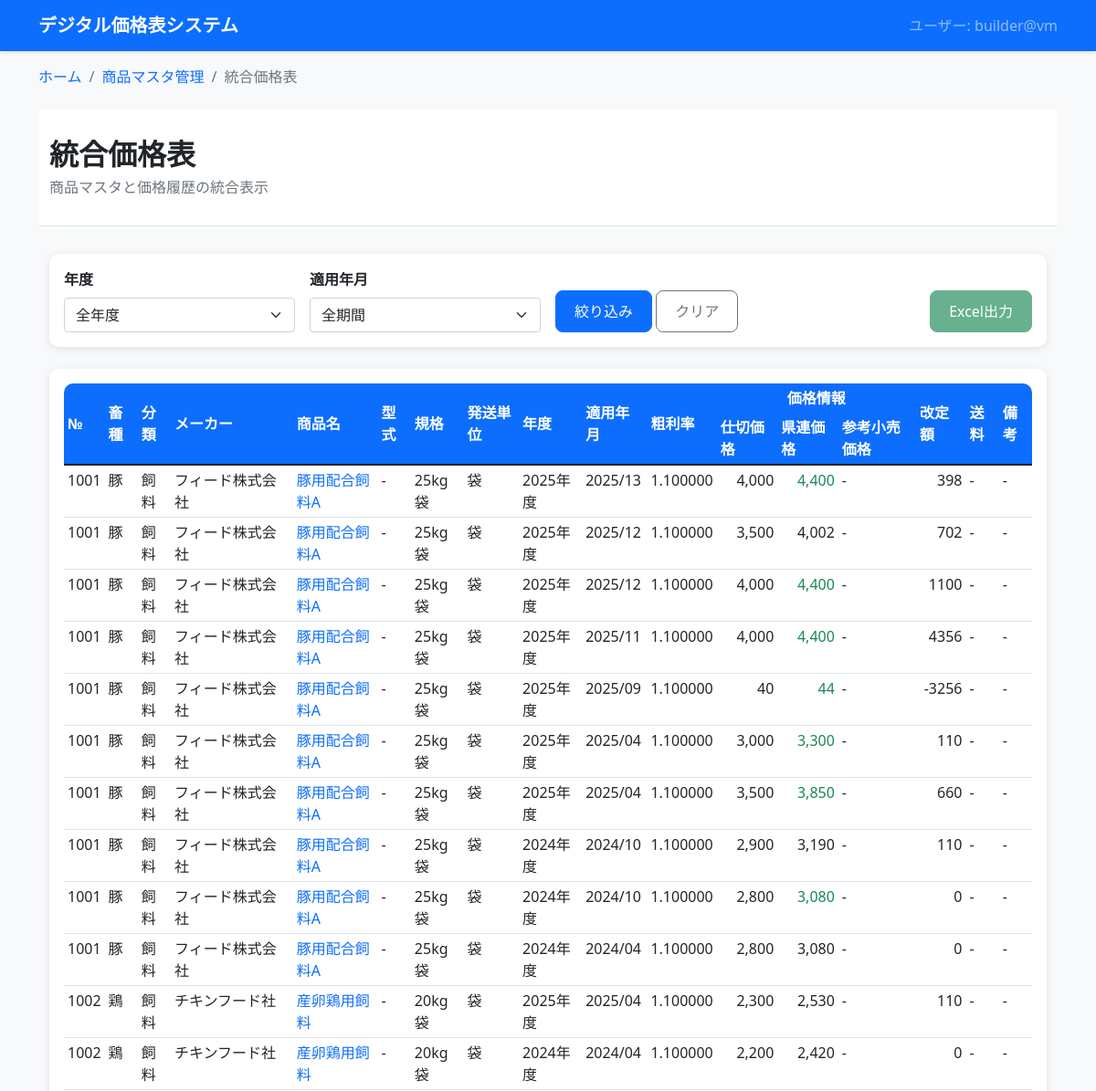
/products/integrated-pricelist/ (upper part), run on an earlier commit of the app's database.
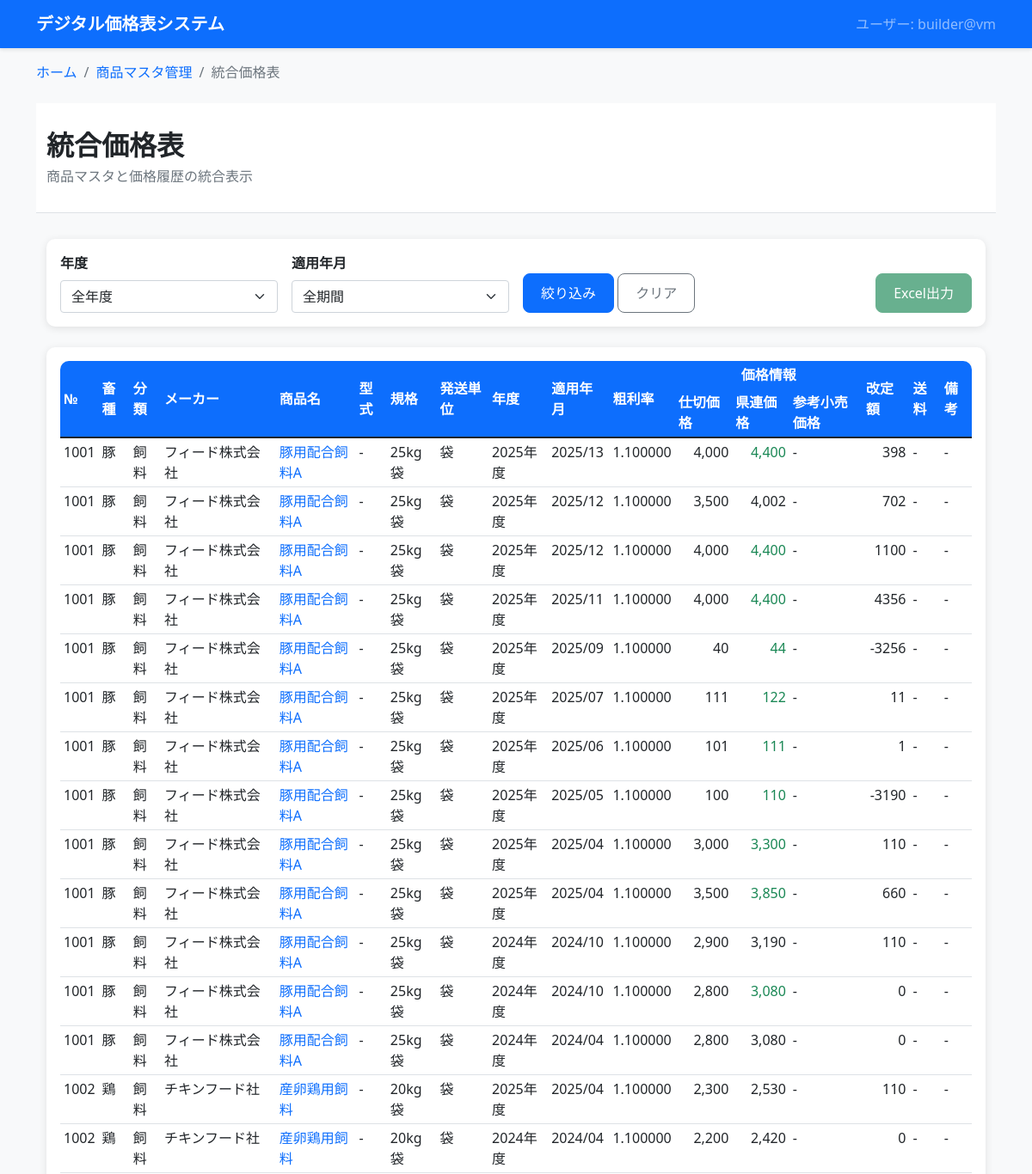
And on a later commit of the database.
### dashboard/products_master/models.py (models this page shows, shortened)
class PriceHistory(models.Model):
    product = models.ForeignKey(Product, on_delete=models.CASCADE, verbose_name='商品', related_name='price_histories')
    period_year = models.IntegerField('年度', help_text='2025年度 = 2025/04～2026/03')
    effective_year_month = models.CharField('適用年月', max_length=7, help_text='YYYY/MM形式')  # 2025/03
    gross_margin_rate = models.DecimalField('粗利率', max_digits=10, decimal_places=6, validators=[MinValueValidator(Decimal('0'))], help_text='前年度最終県連価格÷年度初め仕切価格（年度初めに1度計算、年度中は固定）')
    wholesale_price = models.CharField('仕切価格', max_length=50, help_text='メーカーからの仕入価格（"都度見積"等の文字列含む）')
    kenren_price = models.CharField('県連価格', max_length=50, blank=True, null=True, help_text='nullなら粗利率×仕切価格で自動計算、値があるならその値を表示（"都度見積"等の文字列含む）')
    retail_price = models.CharField('参考小売価格', max_length=50, blank=True, null=True, help_text='一般商流での参考価格（"オープン"等の文字列含む）')
    revision_amount = models.DecimalField('改定額', max_digits=12, decimal_places=0, default=0, help_text='県連価格の前月からの変動額')
    revision_reason = models.TextField('改定理由', blank=True, null=True)
    is_active = models.BooleanField('有効', default=True, help_text='無効にすると論理削除されます')
    deleted_at = models.DateTimeField('削除日時', null=True, blank=True)
    created_at = models.DateTimeField('作成日時', auto_now_add=True)
    updated_at = models.DateTimeField('更新日時', auto_now=True)
    class Meta:
        verbose_name = '価格改定履歴'
        verbose_name_plural = '価格改定履歴'
        ordering = ['-effective_year_month', 'product__product_number']
        indexes = [
            models.Index(fields=['period_year', 'product']),
        ]

class Product(models.Model):
    product_number = models.IntegerField('商品番号', unique=True, help_text='システム自動採番の商品番号')
    product_code = models.CharField('商品コード', max_length=50, blank=True, null=True, help_text='ユーザー管理用の商品コード')
    livestock_type = models.CharField('畜種', max_length=50)
    category = models.CharField('分類', max_length=100)
    manufacturer = models.CharField('メーカー', max_length=100)
    product_name = models.CharField('商品名', max_length=200)
    model_number = models.CharField('型式', max_length=100, blank=True, null=True)
    specification = models.CharField('規格', max_length=100, blank=True, null=True)
    shipping_unit = models.CharField('発送単位', max_length=50)
    shipping_fee = models.CharField('送料', max_length=100, blank=True, null=True)
    remarks = models.TextField('備考', blank=True, null=True)
    is_active = models.BooleanField('有効', default=True, help_text='無効にすると論理削除されます')
    deleted_at = models.DateTimeField('削除日時', null=True, blank=True)
    created_at = models.DateTimeField('作成日時', auto_now_add=True)
    updated_at = models.DateTimeField('更新日時', auto_now=True)
    objects = models.Manager()  # デフォルトマネージャー（全て）
    active_objects = ActiveProductManager()  # 有効な商品のみ
    class Meta:
        verbose_name = '商品マスタ'
        verbose_name_plural = '商品マスタ'
        ordering = ['product_number']

### dashboard/products_master/integrated_pricelist/views.py (the view)
# urls.py: path('integrated-pricelist/', pricelist_views.integrated_pricelist, name='integrated_pricelist'),
def integrated_pricelist(request):
    selected_year = request.GET.get('year')
    selected_month = request.GET.get('month')
    available_years = PriceHistory.objects.filter(product__is_active=True).values_list('period_year', flat=True).distinct().order_by('-period_year')
    available_months = PriceHistory.objects.filter(product__is_active=True).values_list('effective_year_month', flat=True).distinct().order_by('-effective_year_month')
    price_histories = PriceHistory.objects.select_related('product').filter(product__is_active=True)
    if selected_year:
        price_histories = price_histories.filter(period_year=selected_year)
    if selected_month:
        price_histories = price_histories.filter(effective_year_month=selected_month)
    price_histories = price_histories.order_by('product__product_number', '-effective_year_month')
    paginator = Paginator(price_histories, 50)  # 50件ずつ表示
    page_number = request.GET.get('page')
    page_obj = paginator.get_page(page_number)
    context = {
        'current_user': get_current_user(),
        'page_obj': page_obj,
        'available_years': available_years,
        'available_months': available_months,
        'selected_year': int(selected_year) if selected_year else None,
        'selected_month': selected_month,
        'breadcrumbs': [
            {'title': '商品マスタ管理', 'url': '/products/'},
            {'title': '統合価格表', 'url': None}
        ]
    }
    return render(request, 'products_master/integrated_pricelist.html', context)

### dashboard/products_master/templatetags/price_filters.py (called while the page is built)
@register.filter
def calc_kenren_price(wholesale_price, gross_margin_rate):
    try:
        if wholesale_price and gross_margin_rate:
            wholesale = Decimal(str(wholesale_price))
            margin = Decimal(str(gross_margin_rate))
            return int(wholesale * margin)
    except (ValueError, TypeError, Decimal.InvalidOperation):
        pass
    return None

@register.filter
def format_price(value):
    try:
        if value is None or value == '':
            return '-'
        if isinstance(value, (int, float, Decimal)):
            return f"{int(value):,}"
        try:
            num_value = float(value)
            return f"{int(num_value):,}"
        except (ValueError, TypeError):
            return str(value)
    except:
        return str(value) if value else '-'

### digital_pricelist_system/utils.py (called while the page is built)
def get_current_user():
    try:
        username = getpass.getuser()
        hostname = socket.gethostname()
        return f"{username}@{hostname}"
    except Exception as e:
        print(f"ユーザ情報取得エラー: {e}")
        return "unknown@unknown"

### templates/products_master/integrated_pricelist.html (shortened to what the changed rows need)
{% extends 'base.html' %}
{% load price_filters %}
{% block breadcrumb %}
    {% include 'components/breadcrumb.html' with breadcrumbs=breadcrumbs %}
{% endblock %}
{% block content %}
    {% include 'components/page_header.html' with page_title="統合価格表" page_subtitle="商品マスタと価格履歴の統合表示" %}
    <div class="container">
        <div class="card">
            <div class="card-body">
                {% if page_obj %}
                    <div class="table-responsive">
                        <table class="table table-sm table-hover">
                            <thead class="table-primary">
                                <tr>
                                    <th rowspan="2" class="align-middle">№</th>
                                    <th rowspan="2" class="align-middle">畜種</th>
                                    <th rowspan="2" class="align-middle">分類</th>
                                    <th rowspan="2" class="align-middle">メーカー</th>
                                    <th rowspan="2" class="align-middle">商品名</th>
                                    <th rowspan="2" class="align-middle">型式</th>
                                    <th rowspan="2" class="align-middle">規格</th>
                                    <th rowspan="2" class="align-middle">発送単位</th>
                                    <th rowspan="2" class="align-middle">年度</th>
                                    <th rowspan="2" class="align-middle">適用年月</th>
                                    <th rowspan="2" class="align-middle">粗利率</th>
                                    <th colspan="3" class="text-center">価格情報</th>
                                    <th rowspan="2" class="align-middle">改定額</th>
                                    <th rowspan="2" class="align-middle">送料</th>
                                    <th rowspan="2" class="align-middle">備考</th>
                                </tr>
                                <tr>
                                    <th>仕切価格</th>
                                    <th>県連価格</th>
                                    <th>参考小売価格</th>
                                </tr>
                            </thead>
                            <tbody>
                                {% for history in page_obj %}
                                    <tr>
                                        <td>{{ history.product.product_number }}</td>
                                        <td>{{ history.product.livestock_type }}</td>
                                        <td>{{ history.product.category }}</td>
                                        <td>{{ history.product.manufacturer }}</td>
                                        <td>
                                            <a href="{% url 'products_master:product_detail' history.product.pk %}"
                                               class="text-decoration-none">
                                                {{ history.product.product_name }}
                                            </a>
                                        </td>
                                        <td>{{ history.product.model_number|default:"-" }}</td>
                                        <td>{{ history.product.specification|default:"-" }}</td>
                                        <td>{{ history.product.shipping_unit }}</td>
                                        <td>{{ history.period_year }}年度</td>
                                        <td>{{ history.effective_year_month }}</td>
                                        <td>{{ history.gross_margin_rate|floatformat:6 }}</td>
                                        <td class="text-end">{{ history.wholesale_price|format_price }}</td>
                                        <td class="text-end">
                                            {% if history.kenren_price %}
                                                {{ history.kenren_price|format_price }}
                                            {% else %}
                                                {% with calc_price=history.wholesale_price|calc_kenren_price:history.gross_margin_rate %}
                                                    {% if calc_price %}
                                                        <span class="text-success">{{ calc_price|format_price }}</span>
                                                    {% else %}
                                                        <span class="text-muted">要見積</span>
                                                    {% endif %}
                                                {% endwith %}
                                            {% endif %}
                                        </td>
                                        <td>{{ history.retail_price|default:"-" }}</td>
                                        <td class="text-end">{{ history.revision_amount|floatformat:0 }}</td>
                                        <td>{{ history.product.shipping_fee|default:"-" }}</td>
                                        <td>
                                            {% if history.product.remarks %}
                                                <span class="text-truncate d-inline-block" style="max-width: 100px;"
                                                      title="{{ history.product.remarks }}">
                                                    {{ history.product.remarks }}
                                                </span>
                                            {% else %}
                                                -
                                            {% endif %}
                                        </td>
                                    </tr>
                                {% endfor %}
                            </tbody>
                        </table>
                    </div>
                {% endif %}
            </div>
        </div>
    </div>
{% endblock %}

What changed in the data, as far as the page shows it:
added PriceHistory: product.product_number "1001", product.livestock_type "豚", product.category "飼料", product.manufacturer "フィード株式会社", product.product_name "豚用配合飼料A", product.model_number "-", product.specification "25kg袋", product.shipping_unit "袋", period_year "2025", effective_year_month "2025/07", gross_margin_rate "1.100000", wholesale_price "111", value "122", retail_price "-", revision_amount "11", product.shipping_fee "-"
added PriceHistory: product.product_number "1001", product.livestock_type "豚", product.category "飼料", product.manufacturer "フィード株式会社", product.product_name "豚用配合飼料A", product.model_number "-", product.specification "25kg袋", product.shipping_unit "袋", period_year "2025", effective_year_month "2025/06", gross_margin_rate "1.100000", wholesale_price "101", value "111", retail_price "-", revision_amount "1", product.shipping_fee "-"
added PriceHistory: product.product_number "1001", product.livestock_type "豚", product.category "飼料", product.manufacturer "フィード株式会社", product.product_name "豚用配合飼料A", product.model_number "-", product.specification "25kg袋", product.shipping_unit "袋", period_year "2025", effective_year_month "2025/05", gross_margin_rate "1.100000", wholesale_price "100", value "110", retail_price "-", revision_amount "-3190", product.shipping_fee "-"
